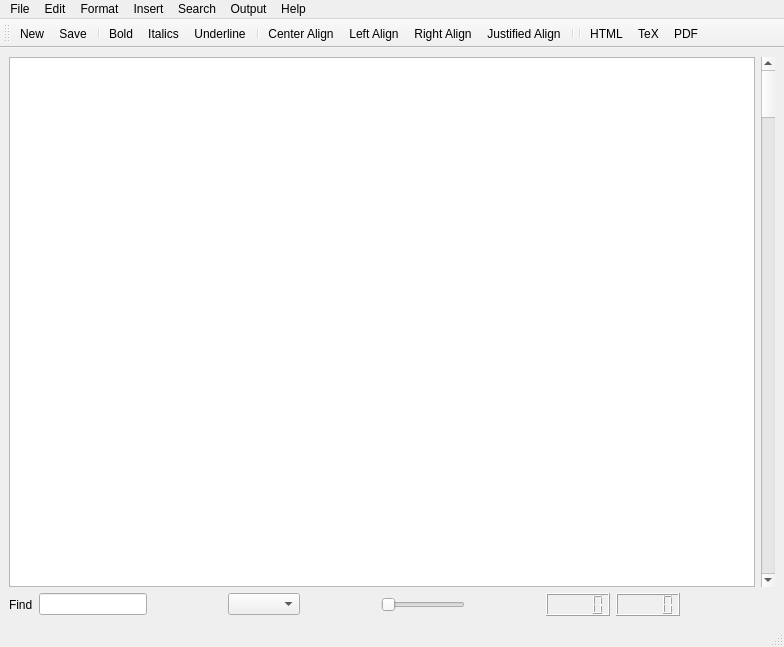
<?xml version="1.0" encoding="UTF-8"?>
<ui version="4.0">
 <class>MainWindow</class>
 <widget class="QMainWindow" name="MainWindow">
  <property name="geometry">
   <rect>
    <x>0</x>
    <y>0</y>
    <width>784</width>
    <height>647</height>
   </rect>
  </property>
  <property name="windowTitle">
   <string>MainWindow</string>
  </property>
  <widget class="QWidget" name="centralwidget">
   <layout class="QGridLayout" name="gridLayout">
    <item row="1" column="4">
     <spacer name="horizontalSpacer">
      <property name="orientation">
       <enum>Qt::Horizontal</enum>
      </property>
      <property name="sizeHint" stdset="0">
       <size>
        <width>40</width>
        <height>20</height>
       </size>
      </property>
     </spacer>
    </item>
    <item row="1" column="2">
     <spacer name="horizontalSpacer_2">
      <property name="orientation">
       <enum>Qt::Horizontal</enum>
      </property>
      <property name="sizeHint" stdset="0">
       <size>
        <width>40</width>
        <height>20</height>
       </size>
      </property>
     </spacer>
    </item>
    <item row="1" column="6">
     <spacer name="horizontalSpacer_3">
      <property name="orientation">
       <enum>Qt::Horizontal</enum>
      </property>
      <property name="sizeHint" stdset="0">
       <size>
        <width>40</width>
        <height>20</height>
       </size>
      </property>
     </spacer>
    </item>
    <item row="0" column="0" colspan="10">
     <widget class="QPlainTextEdit" name="plainTextEdit"/>
    </item>
    <item row="0" column="10">
     <widget class="QScrollBar" name="verticalScrollBar">
      <property name="orientation">
       <enum>Qt::Vertical</enum>
      </property>
     </widget>
    </item>
    <item row="1" column="0">
     <widget class="QLabel" name="label_2">
      <property name="text">
       <string>Find</string>
      </property>
     </widget>
    </item>
    <item row="1" column="5">
     <widget class="QSlider" name="zoomSlider">
      <property name="orientation">
       <enum>Qt::Horizontal</enum>
      </property>
     </widget>
    </item>
    <item row="1" column="3">
     <widget class="QComboBox" name="comboBox"/>
    </item>
    <item row="1" column="1">
     <widget class="QLineEdit" name="searchEditor"/>
    </item>
    <item row="1" column="9">
     <spacer name="horizontalSpacer_4">
      <property name="orientation">
       <enum>Qt::Horizontal</enum>
      </property>
      <property name="sizeHint" stdset="0">
       <size>
        <width>40</width>
        <height>20</height>
       </size>
      </property>
     </spacer>
    </item>
    <item row="1" column="7">
     <widget class="QLCDNumber" name="lineNo"/>
    </item>
    <item row="1" column="8">
     <widget class="QLCDNumber" name="wordNo"/>
    </item>
   </layout>
  </widget>
  <widget class="QMenuBar" name="menubar">
   <property name="geometry">
    <rect>
     <x>0</x>
     <y>0</y>
     <width>784</width>
     <height>31</height>
    </rect>
   </property>
   <widget class="QMenu" name="menuFile">
    <property name="title">
     <string>File</string>
    </property>
    <addaction name="actionNew"/>
    <addaction name="actionOpen"/>
    <addaction name="actionSave"/>
    <addaction name="actionSave_As"/>
    <addaction name="separator"/>
    <addaction name="actionExit"/>
   </widget>
   <widget class="QMenu" name="menuEdit">
    <property name="title">
     <string>Edit</string>
    </property>
    <addaction name="actionUndo"/>
    <addaction name="actionRedo"/>
    <addaction name="separator"/>
    <addaction name="actionCut"/>
    <addaction name="actionCopy"/>
    <addaction name="actionPaste"/>
    <addaction name="separator"/>
    <addaction name="actionSpell_Check"/>
   </widget>
   <widget class="QMenu" name="menuFormat">
    <property name="title">
     <string>Format</string>
    </property>
    <addaction name="actionFont"/>
    <addaction name="separator"/>
    <addaction name="actionBold"/>
    <addaction name="actionItalics"/>
    <addaction name="actionUnderline"/>
    <addaction name="separator"/>
    <addaction name="actionCenter_Align"/>
    <addaction name="actionLeft_Align"/>
    <addaction name="actionRight_Align"/>
    <addaction name="actionJustified_Align"/>
   </widget>
   <widget class="QMenu" name="menuInsert">
    <property name="title">
     <string>Insert</string>
    </property>
    <addaction name="actionImage"/>
    <addaction name="actionBox"/>
    <addaction name="actionCell"/>
   </widget>
   <widget class="QMenu" name="menuOutput">
    <property name="title">
     <string>Output</string>
    </property>
    <addaction name="actionHTML"/>
    <addaction name="actionTeX"/>
    <addaction name="actionPDF"/>
   </widget>
   <widget class="QMenu" name="menuSearch">
    <property name="title">
     <string>Search</string>
    </property>
    <addaction name="actionFind"/>
    <addaction name="actionFind_all"/>
    <addaction name="actionReplace"/>
    <addaction name="actionCount"/>
   </widget>
   <widget class="QMenu" name="menuHelp">
    <property name="title">
     <string>Help</string>
    </property>
    <addaction name="actionSearch_Command"/>
    <addaction name="actionGeneral_Help"/>
    <addaction name="actionWhy_to_use"/>
    <addaction name="actionWhy_not_to_use"/>
    <addaction name="actionAbout"/>
   </widget>
   <addaction name="menuFile"/>
   <addaction name="menuEdit"/>
   <addaction name="menuFormat"/>
   <addaction name="menuInsert"/>
   <addaction name="menuSearch"/>
   <addaction name="menuOutput"/>
   <addaction name="menuHelp"/>
  </widget>
  <widget class="QStatusBar" name="statusBar"/>
  <widget class="QToolBar" name="toolBar">
   <property name="windowTitle">
    <string>toolBar</string>
   </property>
   <attribute name="toolBarArea">
    <enum>TopToolBarArea</enum>
   </attribute>
   <attribute name="toolBarBreak">
    <bool>true</bool>
   </attribute>
   <addaction name="actionNew"/>
   <addaction name="actionSave"/>
   <addaction name="separator"/>
   <addaction name="actionBold"/>
   <addaction name="actionItalics"/>
   <addaction name="actionUnderline"/>
   <addaction name="separator"/>
   <addaction name="actionCenter_Align"/>
   <addaction name="actionLeft_Align"/>
   <addaction name="actionRight_Align"/>
   <addaction name="actionJustified_Align"/>
   <addaction name="separator"/>
   <addaction name="separator"/>
   <addaction name="actionHTML"/>
   <addaction name="actionTeX"/>
   <addaction name="actionPDF"/>
  </widget>
  <action name="actionNew">
   <property name="icon">
    <iconset resource="../../../../../../AppData/Local/Programs/Python/Python35/Lib/site-packages/PyQt5/examples/richtext/textedit/textedit.qrc">
     <normaloff>:/images/win/filenew.png</normaloff>:/images/win/filenew.png</iconset>
   </property>
   <property name="text">
    <string>New</string>
   </property>
   <property name="shortcut">
    <string>Ctrl+N</string>
   </property>
  </action>
  <action name="actionOpen">
   <property name="icon">
    <iconset resource="../../../../../../AppData/Local/Programs/Python/Python35/Lib/site-packages/PyQt5/examples/richtext/textedit/textedit.qrc">
     <normaloff>:/images/win/fileopen.png</normaloff>:/images/win/fileopen.png</iconset>
   </property>
   <property name="text">
    <string>Open</string>
   </property>
   <property name="shortcut">
    <string>Ctrl+O</string>
   </property>
  </action>
  <action name="actionSave">
   <property name="icon">
    <iconset resource="../../../../../../AppData/Local/Programs/Python/Python35/Lib/site-packages/PyQt5/examples/richtext/textedit/textedit.qrc">
     <normaloff>:/images/win/filesave.png</normaloff>:/images/win/filesave.png</iconset>
   </property>
   <property name="text">
    <string>Save</string>
   </property>
   <property name="shortcut">
    <string>Ctrl+S</string>
   </property>
  </action>
  <action name="actionSave_As">
   <property name="text">
    <string>Save As</string>
   </property>
  </action>
  <action name="actionExit">
   <property name="text">
    <string>Exit</string>
   </property>
   <property name="shortcut">
    <string>Ctrl+Q</string>
   </property>
  </action>
  <action name="actionUndo">
   <property name="icon">
    <iconset resource="../../../../../../AppData/Local/Programs/Python/Python35/Lib/site-packages/PyQt5/examples/richtext/textedit/textedit.qrc">
     <normaloff>:/images/win/editundo.png</normaloff>:/images/win/editundo.png</iconset>
   </property>
   <property name="text">
    <string>Undo</string>
   </property>
   <property name="shortcut">
    <string>Ctrl+Z</string>
   </property>
  </action>
  <action name="actionRedo">
   <property name="icon">
    <iconset resource="../../../../../../AppData/Local/Programs/Python/Python35/Lib/site-packages/PyQt5/examples/richtext/textedit/textedit.qrc">
     <normaloff>:/images/win/editredo.png</normaloff>:/images/win/editredo.png</iconset>
   </property>
   <property name="text">
    <string>Redo</string>
   </property>
   <property name="shortcut">
    <string>Ctrl+Y</string>
   </property>
  </action>
  <action name="actionCut">
   <property name="icon">
    <iconset resource="../../../../../../AppData/Local/Programs/Python/Python35/Lib/site-packages/PyQt5/examples/richtext/textedit/textedit.qrc">
     <normaloff>:/images/win/editcut.png</normaloff>:/images/win/editcut.png</iconset>
   </property>
   <property name="text">
    <string>Cut</string>
   </property>
   <property name="shortcut">
    <string>Ctrl+X</string>
   </property>
  </action>
  <action name="actionCopy">
   <property name="icon">
    <iconset resource="../../../../../../AppData/Local/Programs/Python/Python35/Lib/site-packages/PyQt5/examples/richtext/textedit/textedit.qrc">
     <normaloff>:/images/win/editcopy.png</normaloff>:/images/win/editcopy.png</iconset>
   </property>
   <property name="text">
    <string>Copy</string>
   </property>
   <property name="shortcut">
    <string>Ctrl+C</string>
   </property>
  </action>
  <action name="actionPaste">
   <property name="icon">
    <iconset resource="../../../../../../AppData/Local/Programs/Python/Python35/Lib/site-packages/PyQt5/examples/richtext/textedit/textedit.qrc">
     <normaloff>:/images/win/editpaste.png</normaloff>:/images/win/editpaste.png</iconset>
   </property>
   <property name="text">
    <string>Paste</string>
   </property>
   <property name="shortcut">
    <string>Ctrl+P</string>
   </property>
  </action>
  <action name="actionSpell_Check">
   <property name="text">
    <string>Spell Check</string>
   </property>
  </action>
  <action name="actionFont">
   <property name="text">
    <string>Font</string>
   </property>
  </action>
  <action name="actionBold">
   <property name="checkable">
    <bool>true</bool>
   </property>
   <property name="icon">
    <iconset resource="../../../../../../AppData/Local/Programs/Python/Python35/Lib/site-packages/PyQt5/examples/richtext/textedit/textedit.qrc">
     <normaloff>:/images/win/textbold.png</normaloff>:/images/win/textbold.png</iconset>
   </property>
   <property name="text">
    <string>Bold</string>
   </property>
   <property name="shortcut">
    <string>Ctrl+B</string>
   </property>
  </action>
  <action name="actionItalics">
   <property name="checkable">
    <bool>true</bool>
   </property>
   <property name="icon">
    <iconset resource="../../../../../../AppData/Local/Programs/Python/Python35/Lib/site-packages/PyQt5/examples/richtext/textedit/textedit.qrc">
     <normaloff>:/images/win/textitalic.png</normaloff>:/images/win/textitalic.png</iconset>
   </property>
   <property name="text">
    <string>Italics</string>
   </property>
   <property name="shortcut">
    <string>Ctrl+I</string>
   </property>
  </action>
  <action name="actionUnderline">
   <property name="checkable">
    <bool>true</bool>
   </property>
   <property name="icon">
    <iconset resource="../../../../../../AppData/Local/Programs/Python/Python35/Lib/site-packages/PyQt5/examples/richtext/textedit/textedit.qrc">
     <normaloff>:/images/win/textunder.png</normaloff>:/images/win/textunder.png</iconset>
   </property>
   <property name="text">
    <string>Underline</string>
   </property>
   <property name="shortcut">
    <string>Ctrl+U</string>
   </property>
  </action>
  <action name="actionCenter_Align">
   <property name="checkable">
    <bool>true</bool>
   </property>
   <property name="icon">
    <iconset resource="../../../../../../AppData/Local/Programs/Python/Python35/Lib/site-packages/PyQt5/examples/richtext/textedit/textedit.qrc">
     <normaloff>:/images/win/textcenter.png</normaloff>:/images/win/textcenter.png</iconset>
   </property>
   <property name="text">
    <string>Center Align</string>
   </property>
   <property name="shortcut">
    <string>Ctrl+E</string>
   </property>
  </action>
  <action name="actionLeft_Align">
   <property name="checkable">
    <bool>true</bool>
   </property>
   <property name="icon">
    <iconset resource="../../../../../../AppData/Local/Programs/Python/Python35/Lib/site-packages/PyQt5/examples/richtext/textedit/textedit.qrc">
     <normaloff>:/images/win/textleft.png</normaloff>:/images/win/textleft.png</iconset>
   </property>
   <property name="text">
    <string>Left Align</string>
   </property>
   <property name="shortcut">
    <string>Ctrl+L</string>
   </property>
  </action>
  <action name="actionRight_Align">
   <property name="checkable">
    <bool>true</bool>
   </property>
   <property name="icon">
    <iconset resource="../../../../../../AppData/Local/Programs/Python/Python35/Lib/site-packages/PyQt5/examples/richtext/textedit/textedit.qrc">
     <normaloff>:/images/win/textright.png</normaloff>:/images/win/textright.png</iconset>
   </property>
   <property name="text">
    <string>Right Align</string>
   </property>
   <property name="shortcut">
    <string>Ctrl+R</string>
   </property>
  </action>
  <action name="actionJustified_Align">
   <property name="checkable">
    <bool>true</bool>
   </property>
   <property name="icon">
    <iconset resource="../../../../../../AppData/Local/Programs/Python/Python35/Lib/site-packages/PyQt5/examples/richtext/textedit/textedit.qrc">
     <normaloff>:/images/win/textjustify.png</normaloff>:/images/win/textjustify.png</iconset>
   </property>
   <property name="text">
    <string>Justified Align</string>
   </property>
   <property name="shortcut">
    <string>Ctrl+J</string>
   </property>
  </action>
  <action name="actionImage">
   <property name="text">
    <string>Image</string>
   </property>
  </action>
  <action name="actionBox">
   <property name="text">
    <string>Box</string>
   </property>
  </action>
  <action name="actionCell">
   <property name="text">
    <string>Table</string>
   </property>
  </action>
  <action name="actionHTML">
   <property name="text">
    <string>HTML</string>
   </property>
  </action>
  <action name="actionTeX">
   <property name="text">
    <string>TeX</string>
   </property>
  </action>
  <action name="actionPDF">
   <property name="text">
    <string>PDF</string>
   </property>
  </action>
  <action name="actionFind">
   <property name="text">
    <string>Find</string>
   </property>
   <property name="shortcut">
    <string>Ctrl+F</string>
   </property>
  </action>
  <action name="actionFind_all">
   <property name="text">
    <string>Find all</string>
   </property>
  </action>
  <action name="actionReplace">
   <property name="text">
    <string>Replace</string>
   </property>
  </action>
  <action name="actionCount">
   <property name="text">
    <string>Count</string>
   </property>
  </action>
  <action name="actionSearch_Command">
   <property name="text">
    <string>Search Command</string>
   </property>
  </action>
  <action name="actionGeneral_Help">
   <property name="text">
    <string>General Help</string>
   </property>
  </action>
  <action name="actionWhy_to_use">
   <property name="text">
    <string>Why to use?</string>
   </property>
  </action>
  <action name="actionWhy_not_to_use">
   <property name="text">
    <string>Why not to use?</string>
   </property>
  </action>
  <action name="actionAbout">
   <property name="text">
    <string>About</string>
   </property>
  </action>
 </widget>
 <resources>
  <include location="../../../../../../AppData/Local/Programs/Python/Python35/Lib/site-packages/PyQt5/examples/graphicsview/diagramscene/diagramscene.qrc"/>
  <include location="../../../../../../AppData/Local/Programs/Python/Python35/Lib/site-packages/PyQt5/examples/richtext/textedit/textedit.qrc"/>
 </resources>
 <connections/>
</ui>
